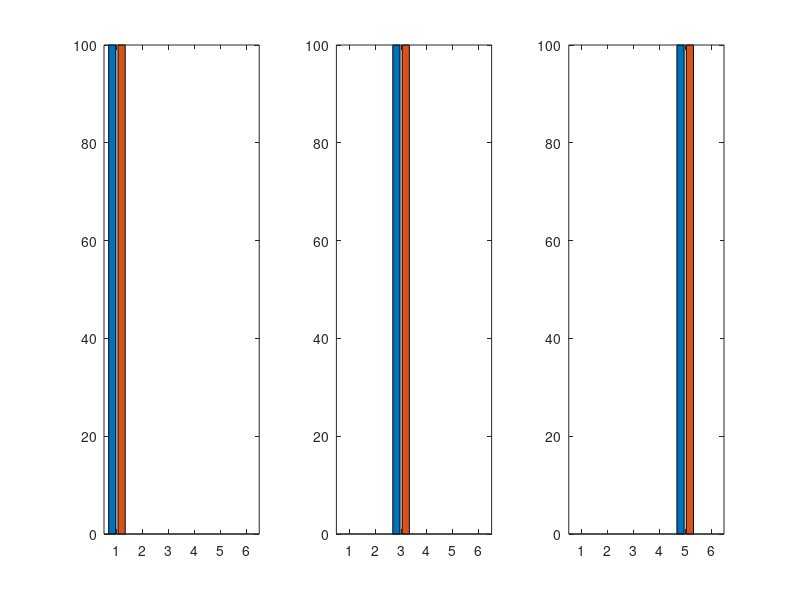

Reproduce this figure in MATLAB.
clear all; close all; clc
load upn_sens3_400

figure(1)
B1=[nn2; nn4];
B3=[k2; k4];
B5=[j2;j4];
figure(1) 
subplot(1,3,1)
bar(B1')
ylim([0 100])
xlim([0.5 6.5])
subplot(1,3,2)
bar(B3')
ylim([0 100])
xlim([0.5 6.5])
subplot(1,3,3)
bar(B5')
ylim([0 100])
xlim([0.5 6.5])


% % set(gcf,'Position',[300 300 100 100]); 
% set(gcf,'Position',[100 100 700 150])


